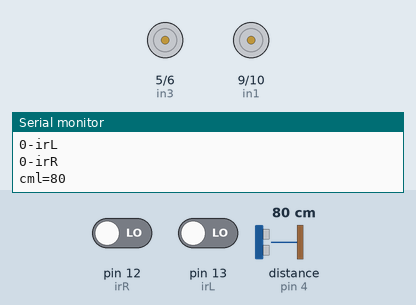
This sketch was run on a simulated Arduino Uno, built with avr-gcc and run on an emulated ATmega328P. Shown: motor-driver pin pairs drawn as motors (green arrow = first pin HIGH = forward, orange = second pin HIGH = backward, longer = more drive), the last lines printed to the serial monitor. Wiring (inferred from the names in the program): ultrasonic range finder: trigger pin 7; echo pin 4. The test bench sets the inputs (shaded band); at power-on: distance to the obstacle (sensor on pin 4) 80 cm, pin 12 (irR) LOW, pin 13 (irL) LOW. The echo pulse lasts 58.3 µs per cm.

Above: at 2.0 s.
2.1 s: distance to the obstacle (sensor on pin 4) set to 35 cm
6.8 s: distance to the obstacle (sensor on pin 4) set to 29 cm
11.5 s: distance to the obstacle (sensor on pin 4) set to 60 cm
At 12.9 s:
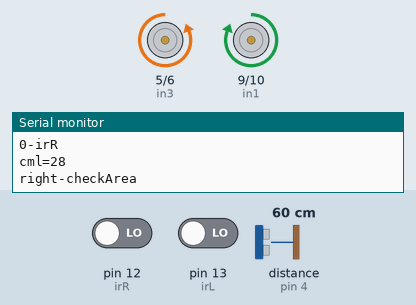
At 15.3 s:
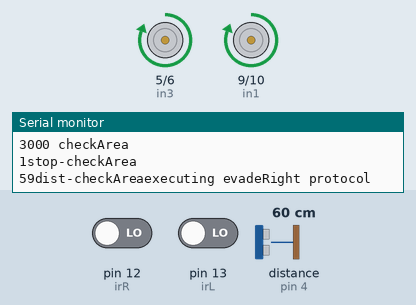
18.0 s: pin 12 (irR) driven LOW
Timing chart, 0 to 21.0 s (numbered marks = the images above; inputs shaded):
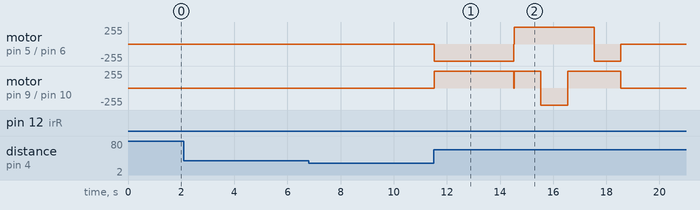

The sketch:

CombinedCodeForLineFollowerAndObstacleAvoidance.ino
```cpp
int in1 = 9;  // Left motor
int in2 = 10;

int in4 = 6; //right motor
int in3 = 5;

int lsonartrig=7; //ultrasonic sensor
int  lsonarecho=4;
int rsonartrig=3;
int rsonarecho=2;
int cm=0;
int time=0;
int cm1=0;
int irL=13;
int irR=12;

long readUltrasonicDistance(int triggerPin, int echoPin)
{
  pinMode(triggerPin, OUTPUT);  // Clear the trigger
  digitalWrite(triggerPin, LOW);
  delayMicroseconds(2);
  // Sets the trigger pin to HIGH state for 10 microseconds
  digitalWrite(triggerPin, HIGH);
  delayMicroseconds(10);
  digitalWrite(triggerPin, LOW);
  pinMode(echoPin, INPUT);
  // Reads the echo pin, and returns the sound wave travel time in microseconds
  return pulseIn(echoPin, HIGH);
}

void setup(){
 pinMode(in1, HIGH);
  pinMode(in2, HIGH);
  pinMode(in3, HIGH);
  pinMode(in4, HIGH);
 pinMode(irL, INPUT);
 pinMode(irR, INPUT);
 Serial.begin(9600);
 }

 void linefollower()
 {
    //Line Follower code
 int s=digitalRead(irL);
  Serial.print(s);
  Serial.println("-irL");
  int k=digitalRead(irR);
  Serial.print(s);
  Serial.println("-irR");
  if(s==1 && k==1)
  {
    forward();
  }
  else if(s==0 && k==1)
  {
    turnRight();
  }
  else if(s==1 && k==0)
  {
    turnLeft();
  }
 /* else if(s==0 && k==0)
  {
    stop();
  }*/
 }

void loop(){


 //measure Ultrasonic time
 time = readUltrasonicDistance(lsonartrig, lsonarecho);
  // convert to cm
  cm = 0.01723 * time;
 // cm = 30;
 Serial.print("cml=");
  Serial.println(cm);
  delay(1000);


    if(cm>30)
  {
    linefollower();
  }
  else if(cm<=30)
  {
    stop();
    delay(3000);
   int k = checkArea(3000);
   if(k=1)
   {
    evadeRight(1000);
   }
   else
   {
     evadeLeft(1000);
  }
  }

  delay(250); // Wait for 250 millisecond(s)
}

int checkArea(int radar)
{
  turnRight();
  Serial.println("right-checkArea");
  delay(radar);
   Serial.print(radar);
      Serial.print(" checkArea");
      Serial.println("");
  stop();
  Serial.println("1stop-checkArea");
  time = readUltrasonicDistance(lsonartrig, lsonarecho);
  cm = 0.01723 * time;
  Serial.print(cm);
      Serial.print("dist-checkArea");
      Serial.print("");
  if(cm<=30)
    {
      turnLeft();
      Serial.println("left-checkArea");
      delay(radar+radar);
      Serial.print(radar+radar);
      Serial.print(" checkArea");
      Serial.println("");
      stop();
      Serial.println("2stop-checkArea");
      time = readUltrasonicDistance(lsonartrig, lsonarecho);
      cm = 0.01723 * time;
      if(cm<30)
      {
      turnRight();
      Serial.println("2right-checkArea");
      delay(radar);
      Serial.print(radar);
      Serial.print("checkArea");
      Serial.print("");
      checkArea(radar+radar);
      }
      else return 2;
    }
    else return 1;


}
void evadeRight(int radar)
  {
    Serial.println("executing evadeRight protocol");
    forward();
    delay(radar);
    stop();
    turnLeft();
    delay(radar);
    forward();
    delay(radar);
    turnRight();
    delay(radar);
    stop();
  }
void evadeLeft(int radar)
  {
    Serial.println("executing evadeLef=t protocol");
    forward();
    delay(radar);
    stop();
    turnRight();
    delay(radar);
    forward();
    delay(radar);
    turnLeft();
    delay(radar);
    stop();
  }
 void stop(){
 digitalWrite(in1, LOW);  // Turn off motors
  digitalWrite(in2, LOW);
  digitalWrite(in3, LOW);
  digitalWrite(in4, LOW);
}

void forward(){
 digitalWrite(in1, HIGH);
digitalWrite(in2, LOW);
  digitalWrite(in3, HIGH);
  digitalWrite(in4, LOW);
}

void backward(){
 digitalWrite(in1, LOW);
  digitalWrite(in2, HIGH);
  digitalWrite(in3, LOW);
  digitalWrite(in4, HIGH);
}


void turnRight(){
digitalWrite(in1, HIGH);
  digitalWrite(in2, LOW);
  digitalWrite(in3, LOW);
  digitalWrite(in4, HIGH);
}

void turnLeft(){
digitalWrite(in1, LOW);
  digitalWrite(in2, HIGH);
  digitalWrite(in3, HIGH);
  digitalWrite(in4, LOW);
}
```
